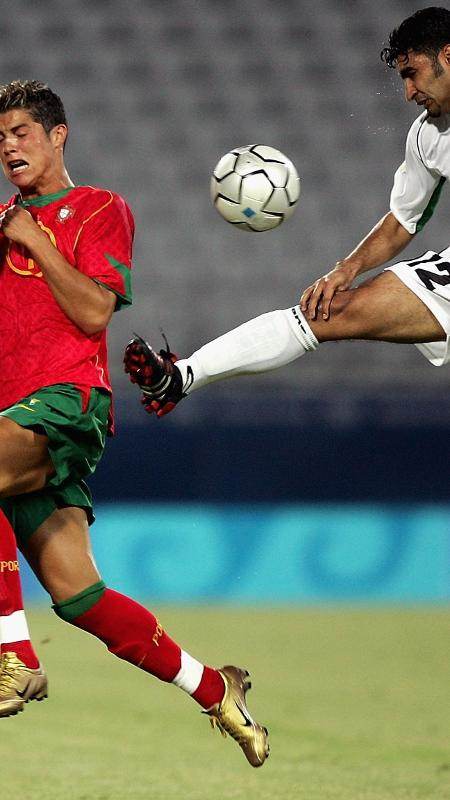
#> input picture Images/futebol.jpg, 450 x 800 px, given in place of the camera
$ python CameraDetect.py
#> lines starting #> are read from the running program, lines starting #| are printed output that depends on the picture; after the words box and inside, x2 and y2 are one past the last pixel; in counts of white or black regions, pixels touching at a corner belong together
import cv2
import numpy as np

# Load the cascade
face_cascade = cv2.CascadeClassifier('haarcascade_frontalface_default.xml')

# To capture video from webcam.
cap = cv2.VideoCapture(0)
cap.set(3,640)
cap.set(4,480)
cap.set(10,100)
# To use a video file as input
# cap = cv2.VideoCapture('filename.mp4')

while True:
    # Read the frame
    success, img = cap.read()
#> img is the input picture: shape (800, 450, 3); mean B, G, R 95.1, 109.9, 112.4
    # Convert to grayscale
    gray = cv2.cvtColor(img, cv2.COLOR_BGR2GRAY)
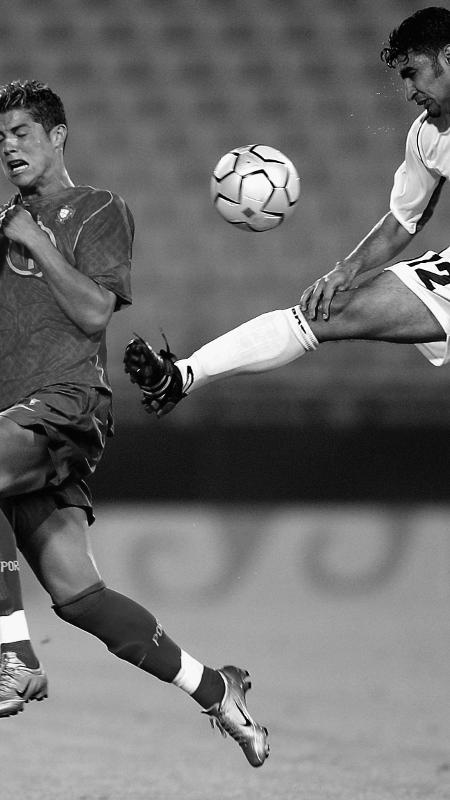
#> gray: shape (800, 450); min 0, max 255, mean 109
    # Detect the faces
    detected_circles = cv2.HoughCircles(gray,
                                        cv2.HOUGH_GRADIENT, 1, 20, param1=20,
                                        param2=35, minRadius=1, maxRadius=40)
#> detected_circles = 100 rows, first 8: [61.5, 336.5, 33.8], [135.5, 361.5, 39.4], [243.5, 192.5, 33.8], [342.5, 211.5, 33.8], [415.5, 35.5, 33.8], [264.5, 185.5, 34.9], [366.5, 545.5, 39.4], [368.5, 111.5, 33.8]

    # Draw circles that are detected.
    if detected_circles is not None:

        # Convert the circle parameters a, b and r to integers.
        detected_circles = np.uint16(np.around(detected_circles))
#> detected_circles = 100 rows, first 8: [62, 336, 34], [136, 362, 39], [244, 192, 34], [342, 212, 34], [416, 36, 34], [264, 186, 35], [366, 546, 39], [368, 112, 34]

        for pt in detected_circles[0, :]:
            a, b, r = pt[0], pt[1], pt[2]

            # Draw the circumference of the circle.
            cv2.circle(img, (a, b), r, (0, 255, 0), 1)

            # Draw a small circle (of radius 1) to show the center.
            cv2.circle(img, (a, b), 1, (0, 0, 255), 2)
#> this loop made 100 passes
#> (a, b, r) on passes 1 to 12: (62, 336, 34), (136, 362, 39), (244, 192, 34), (342, 212, 34), (416, 36, 34), (264, 186, 35), (366, 546, 39), (368, 112, 34), (376, 302, 32), (86, 160, 33), (68, 570, 29), (372, 178, 35)
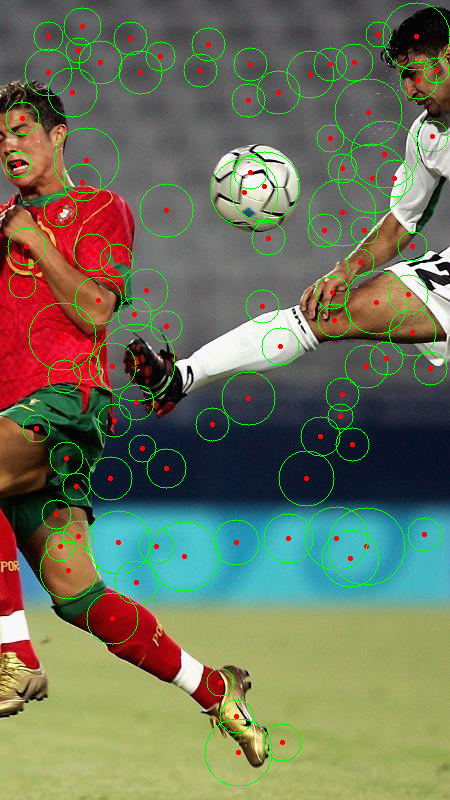
#> img: shape (800, 450, 3); 3.78% of pixels changed, all inside (x1, y1, x2, y2) = (5, 2, 450, 787)
            #cv2.imshow("Detected Circle", img2)

    faces = face_cascade.detectMultiScale(gray, 1.1, 4)
#> faces = ()
    # Draw the rectangle around each face
    for (x, y, w, h) in faces:
        cv2.rectangle(img, (x, y), (x+w, y+h), (255, 0, 0), 2)
#> this loop made 0 passes
    # Display
    cv2.imshow('img', img)
    # Stop if escape key is pressed
    k = cv2.waitKey(30) & 0xff
#> (key Esc is pressed here)
    if k==27:
        break
# Release the VideoCapture object
cap.release()

$ run again, on Images/mev2.jpg
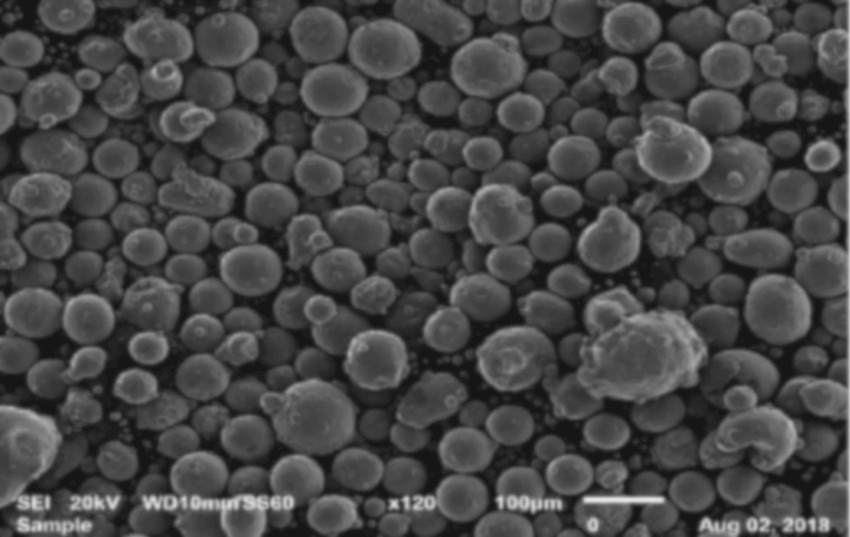
#> input picture Images/mev2.jpg, 850 x 537 px, given in place of the camera
#> img is the input picture: shape (537, 850, 3); min 18, max 228, mean 70.3
#> `detected_circles = cv2.HoughCircles(gray, cv2.HOUGH_GRADIENT, 1, 20, p..`: detected_circles = 107 rows, first 8: [226.5, 39.5, 31.6], [88.5, 319.5, 25.7], [375.5, 369.5, 39.4], [336.5, 79.5, 39.4], [779.5, 312.5, 31.6], [385.5, 52.5, 33.8], [732.5, 171.5, 35], [311.5, 413.5, 34.9]
#> `detected_circles = np.uint16(np.around(detected_circles))`: detected_circles = 107 rows, first 8: [226, 40, 32], [88, 320, 26], [376, 370, 39], [336, 80, 39], [780, 312, 32], [386, 52, 34], [732, 172, 35], [312, 414, 35]
#> the loop `for pt in detected_circles[0, :]:` made 107 passes
#> after the loop `for pt in detected_circles[0, :]:`:
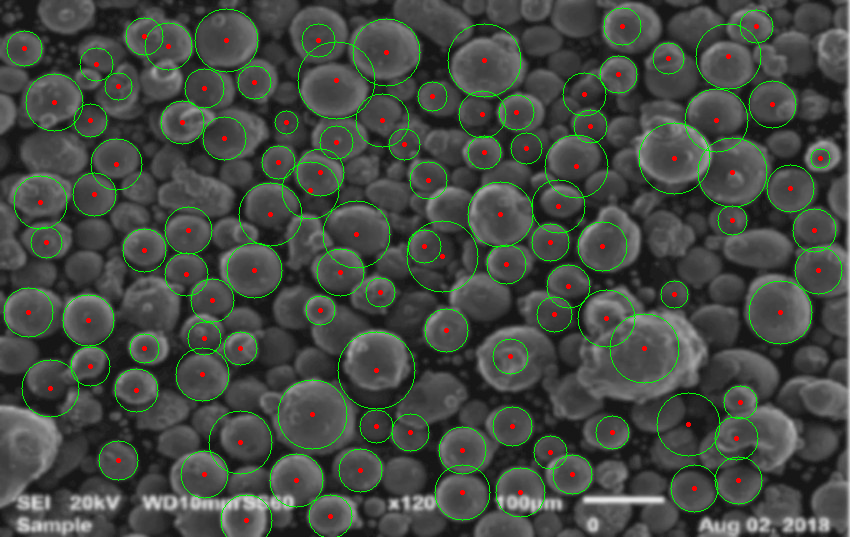
#> img: shape (537, 850, 3); 3.48% of pixels changed, all inside (x1, y1, x2, y2) = (3, 7, 843, 537)
#> faces = [[660, 327, 53, 53], [66, 201, 50, 50], [555, 325, 51, 51]]
#> the loop `for (x, y, w, h) in faces:` made 3 passes
#> after the loop `for (x, y, w, h) in faces:`:
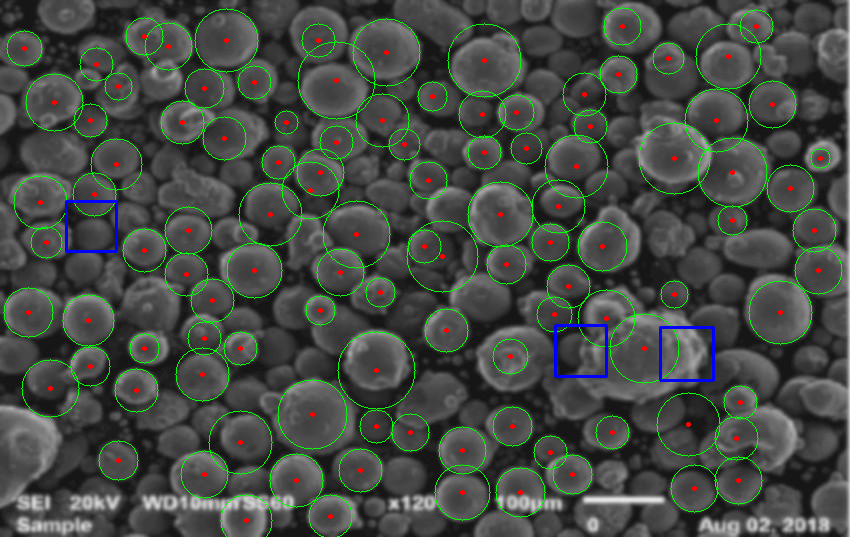
#> img: shape (537, 850, 3); 0.4% of pixels changed, all inside (x1, y1, x2, y2) = (65, 200, 715, 382)
